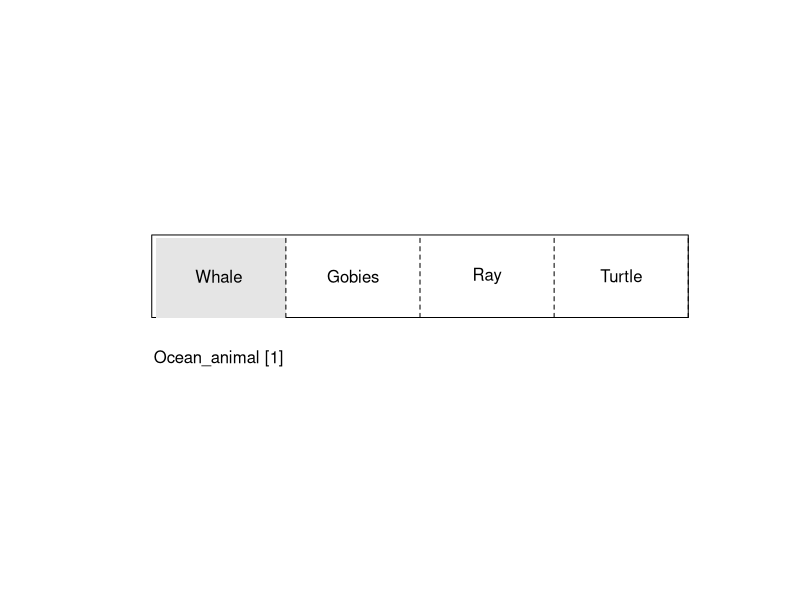

R code for this plot:
plot(1:15, 1:15, type = "n", axes = FALSE, ann = FALSE)
rect(xleft = 2, ybottom = 7, xright = 14, ytop = 10)
rect(2.1, 7, 5, 9.9, col = "grey90", border = NA)
segments(x0 = c(5,8,11,14), y0 = 7, x1 = c(5,8,11,14), y1 = 10, lty = 2)
text(c(3.5, 6.5, 9.5, 12.5), 8.5, labels = c("Whale", "Gobies", "Ray", "Turtle"))
text(x = 3.5, y = 5.5, labels = "Ocean_animal [1]")

